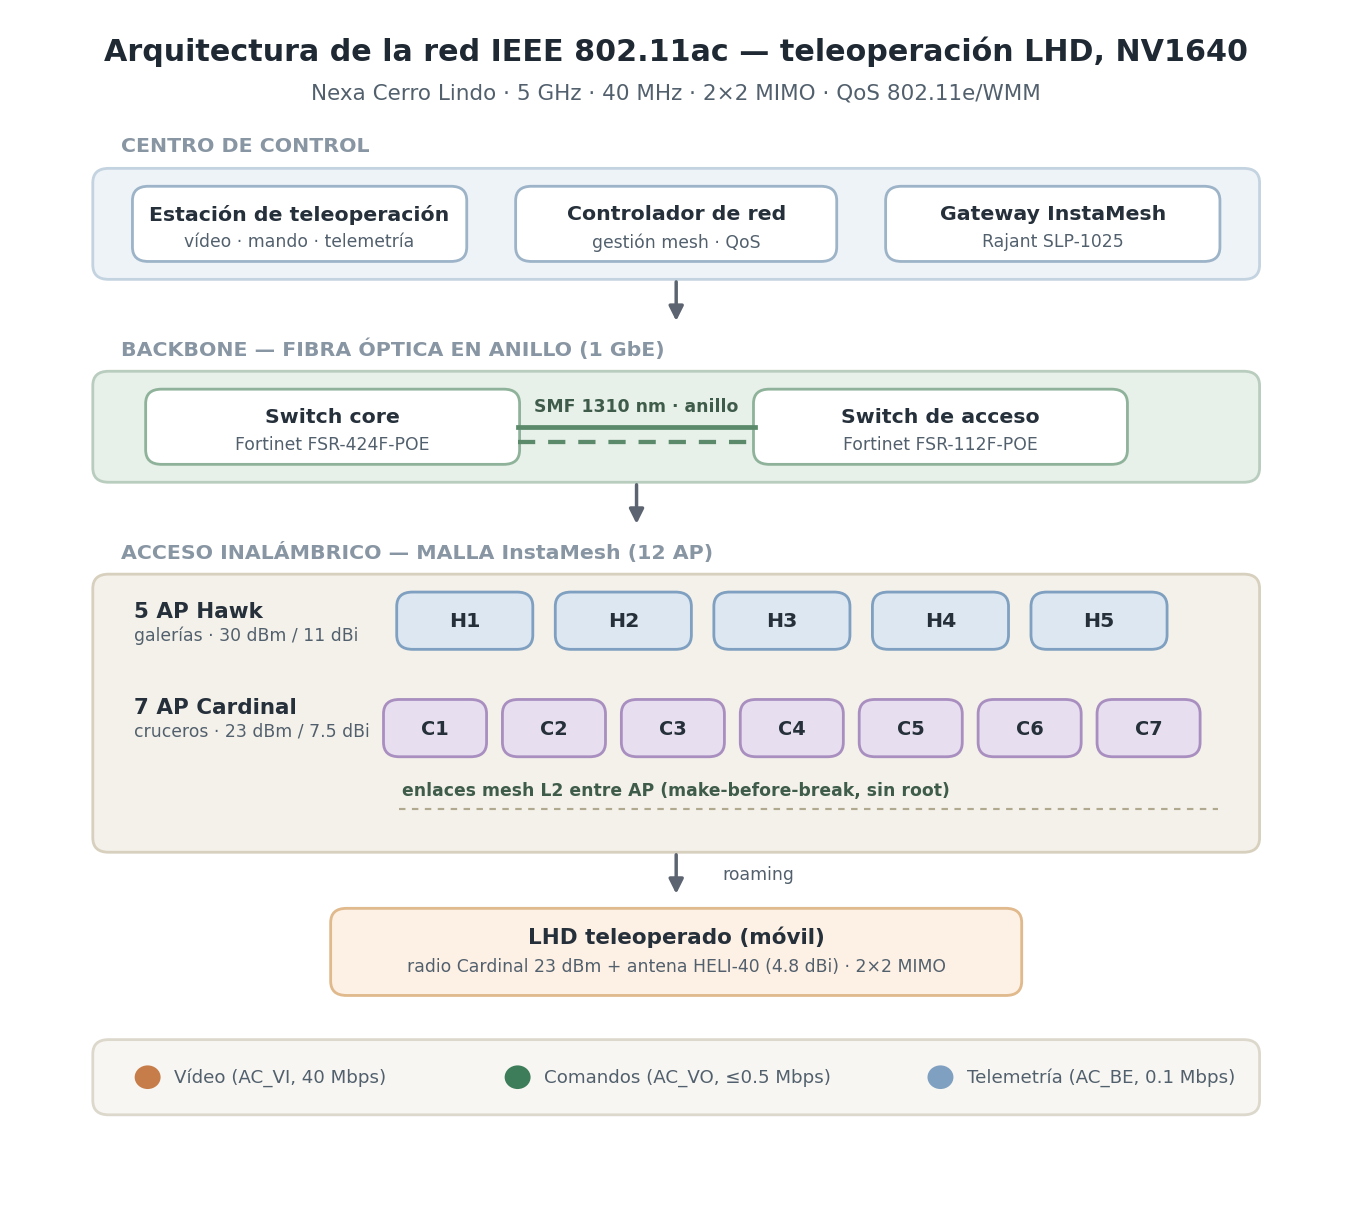

This figure's Python source:
"""
Diagrama de arquitectura de la red 802.11ac — NV1640 (PNG para la tesis)
=======================================================================
Genera arquitectura_red.png: las tres capas de la arquitectura real
(centro de control, backbone de fibra en anillo, acceso inalámbrico mesh de 12 AP)
con el LHD móvil y la leyenda de flujos QoS. Estilo sobrio, coherente con las
demás figuras del capítulo.

Ejecutar:  python arquitectura_red.py
"""
import os
import matplotlib
matplotlib.use("Agg")
import matplotlib.pyplot as plt
from matplotlib.patches import FancyBboxPatch, FancyArrowPatch, Circle

HERE = os.path.dirname(os.path.abspath(__file__))
plt.rcParams["font.family"] = "DejaVu Sans"

fig, ax = plt.subplots(figsize=(11, 10)); ax.set_xlim(0, 100); ax.set_ylim(0, 100)
ax.axis("off"); fig.patch.set_facecolor("white")

def box(x, y, w, h, fc, ec, r=1.2):
    ax.add_patch(FancyBboxPatch((x, y), w, h, boxstyle=f"round,pad=0.15,rounding_size={r}",
                                fc=fc, ec=ec, lw=1.3))
def txt(x, y, s, size=10, w="normal", c="#25303b", ha="center"):
    ax.text(x, y, s, fontsize=size, fontweight=w, color=c, ha=ha, va="center")
def arrow(x1, y1, x2, y2):
    ax.add_patch(FancyArrowPatch((x1, y1), (x2, y2), arrowstyle="-|>", mutation_scale=14,
                                 lw=1.6, color="#5B6470"))

# título
txt(50, 97, "Arquitectura de la red IEEE 802.11ac — teleoperación LHD, NV1640", 14, "bold", "#1f2933")
txt(50, 93.5, "Nexa Cerro Lindo · 5 GHz · 40 MHz · 2×2 MIMO · QoS 802.11e/WMM", 10, "normal", "#52606d")

# ===== Capa 1: Centro de control =====
txt(8, 89, "CENTRO DE CONTROL", 9.5, "bold", "#8895a3", ha="left")
box(6, 78, 88, 9, "#EEF3F8", "#C4D3E0")
box(9, 79.5, 25, 6, "#fff", "#9DB4C8"); txt(21.5, 83.3, "Estación de teleoperación", 9.5, "bold"); txt(21.5, 81, "vídeo · mando · telemetría", 8, "normal", "#52606d")
box(38, 79.5, 24, 6, "#fff", "#9DB4C8"); txt(50, 83.3, "Controlador de red", 9.5, "bold"); txt(50, 81, "gestión mesh · QoS", 8, "normal", "#52606d")
box(66, 79.5, 25, 6, "#fff", "#9DB4C8"); txt(78.5, 83.3, "Gateway InstaMesh", 9.5, "bold"); txt(78.5, 81, "Rajant SLP-1025", 8, "normal", "#52606d")
arrow(50, 78, 50, 74)

# ===== Capa 2: Backbone fibra =====
txt(8, 72, "BACKBONE — FIBRA ÓPTICA EN ANILLO (1 GbE)", 9.5, "bold", "#8895a3", ha="left")
box(6, 61, 88, 9, "#E8F0EA", "#B9CDBE")
box(10, 62.5, 28, 6, "#fff", "#8FB39A"); txt(24, 66.3, "Switch core", 9.5, "bold"); txt(24, 64, "Fortinet FSR-424F-POE", 8, "normal", "#52606d")
box(56, 62.5, 28, 6, "#fff", "#8FB39A"); txt(70, 66.3, "Switch de acceso", 9.5, "bold"); txt(70, 64, "Fortinet FSR-112F-POE", 8, "normal", "#52606d")
ax.plot([38, 56], [65.5, 65.5], color="#5B8A6A", lw=2.2)
ax.plot([38, 56], [64.2, 64.2], color="#5B8A6A", lw=2.0, ls=(0, (4, 3)))
txt(47, 67.2, "SMF 1310 nm · anillo", 8, "bold", "#3E5C49")
arrow(47, 61, 47, 57)

# ===== Capa 3: Acceso mesh =====
txt(8, 55, "ACCESO INALÁMBRICO — MALLA InstaMesh (12 AP)", 9.5, "bold", "#8895a3", ha="left")
box(6, 30, 88, 23, "#F4F1EA", "#D8D0BE")
# Hawk
txt(9, 50, "5 AP Hawk", 10, "bold", ha="left"); txt(9, 48, "galerías · 30 dBm / 11 dBi", 8, "normal", "#52606d", ha="left")
for i in range(5):
    x = 29 + i * 12
    box(x, 47, 10, 4.5, "#DCE7F2", "#7FA0C0"); txt(x + 5, 49.2, f"H{i+1}", 9.5, "bold")
# Cardinal
txt(9, 42, "7 AP Cardinal", 10, "bold", ha="left"); txt(9, 40, "cruceros · 23 dBm / 7.5 dBi", 8, "normal", "#52606d", ha="left")
for i in range(7):
    x = 28 + i * 9
    box(x, 38, 7.5, 4.5, "#E7DEF0", "#A98FC0"); txt(x + 3.75, 40.2, f"C{i+1}", 9, "bold")
txt(50, 35, "enlaces mesh L2 entre AP (make-before-break, sin root)", 8, "bold", "#3E5C49")
ax.plot([29, 91], [33.5, 33.5], color="#B0A98F", lw=1, ls=(0, (3, 3)))
arrow(50, 30, 50, 26); txt(53.5, 28, "roaming", 8, "normal", "#52606d", ha="left")

# ===== LHD =====
box(24, 18, 52, 7, "#FDF0E4", "#E0B98C")
txt(50, 22.8, "LHD teleoperado (móvil)", 10, "bold")
txt(50, 20.3, "radio Cardinal 23 dBm + antena HELI-40 (4.8 dBi) · 2×2 MIMO", 8, "normal", "#52606d")

# ===== Leyenda QoS =====
box(6, 8, 88, 6, "#F7F6F2", "#DDD8CC")
ax.add_patch(Circle((10, 11), 0.9, color="#C77D4A")); txt(12, 11, "Vídeo (AC_VI, 40 Mbps)", 8.5, "normal", "#52606d", ha="left")
ax.add_patch(Circle((38, 11), 0.9, color="#3E7D5A")); txt(40, 11, "Comandos (AC_VO, ≤0.5 Mbps)", 8.5, "normal", "#52606d", ha="left")
ax.add_patch(Circle((70, 11), 0.9, color="#7FA0C0")); txt(72, 11, "Telemetría (AC_BE, 0.1 Mbps)", 8.5, "normal", "#52606d", ha="left")

out = os.path.join(HERE, "arquitectura_red.png")
plt.savefig(out, dpi=155, bbox_inches="tight", facecolor="white"); plt.close()
print(f"[OK] {out}")
